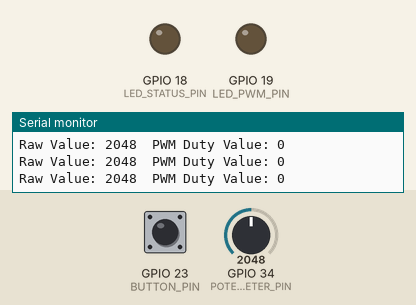
Simulated run of this sketch. Board: ESP32. Shown: output pins drawn as LEDs (lit = HIGH), the last lines printed to the serial monitor. Inputs (shaded band) come from the test bench; at power-on: GPIO 23 (BUTTON_PIN) HIGH, GPIO 34 (POTENTIOMETER_PIN) = 2048 (analog values on the 0–4095 scale).

Above: at 1.2 s.
1.3 s: GPIO 23 (BUTTON_PIN) pulled LOW for 0.15 s
At 1.38 s:
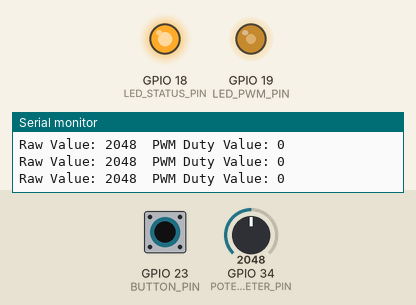
2.9 s: GPIO 23 (BUTTON_PIN) pulled LOW for 3.2 s
At 6.6 s:
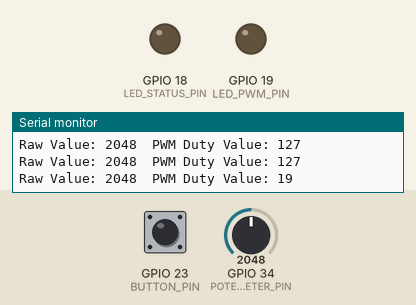
Timing chart, 0 to 8.1 s (numbered marks = the images above; inputs shaded):
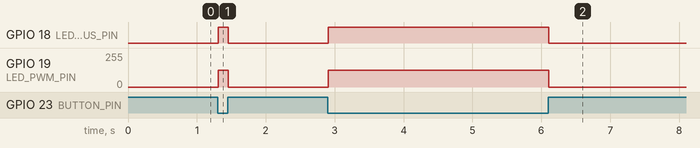

Measured:
- after the input at 1.3 s, GPIO 18 (LED_STATUS_PIN): LOW → HIGH at once, → LOW 0.14 s later; GPIO 19 (LED_PWM_PIN): 0/255 → 127/255 at once, → 0/255 0.14 s later
- after the input at 2.9 s, GPIO 18 (LED_STATUS_PIN): LOW → HIGH at once, → LOW 3.2 s later; GPIO 19 (LED_PWM_PIN): 0/255 → 127/255 at once, → 0/255 3.2 s later

The sketch:

ESP32_Workstation_Light.ino
```cpp
#include "led.h"

// Setup Program Function
void setup() {
  Serial.begin(115200);

  pinLedConfig();

  Serial.println("PWM Configuration Successful!");
}


// Iteration Codes Function
void loop() {
  // Polling-type function calls
  inputRead();
  inputProcess();
  outputUpdate();
  delay(20);
}
```

led.cpp
```cpp
#include "led.h"


// Initialized Variables
static bool buttonPressed = false;
static uint16_t rawInput = 0;
static uint8_t appliedDuty = 0;


void pinLedConfig(void) {
  // GPIO Configurations
  pinMode(BUTTON_PIN, INPUT_PULLUP);
  pinMode(LED_STATUS_PIN, OUTPUT);
  pinMode(LED_PWM_PIN, OUTPUT);

  // ADC Configuration
  analogReadResolution(12);
  analogSetPinAttenuation(POTENTIOMETER_PIN, ADC_11db);

  // PWM Configuration (Keeps looping until PWM pin is successfully configured)
  while(!ledcAttach(LED_PWM_PIN, 5000, 8)) {
    delay(100);
  }
  ledcWrite(LED_PWM_PIN, 0);
}


void inputRead(void) {
  buttonPressed = !digitalRead(BUTTON_PIN);
  rawInput = analogRead(POTENTIOMETER_PIN);
}


static uint8_t scaleToDuty(uint16_t raw) {
  raw = map(rawInput, 0, 4095, 0, 255);
  return constrain(raw, 0L, 255L);
}

void inputProcess(void) {
  // Calibrate rawInput Value Boundaries
  uint8_t requestedDuty = scaleToDuty(rawInput);

  // Update appliedDuty with either the Calibrated or 0 value
  appliedDuty = (buttonPressed) ? requestedDuty : 0;
}


static void avgFormula(void) {
  static uint16_t avgRaw = 0;
  static uint16_t avgDuty = 0;
  static uint8_t iteration = 1;
  avgRaw += rawInput;
  avgDuty += appliedDuty;
  iteration++;

  // Print once the summation terms achieve 20 terms
  if(iteration > 20) {
    Serial.println("Raw Value: "+ String(avgRaw / 20) + "\tPWM Duty Value: " + String(avgDuty / 20));

    // Reset avg and iteration
    avgRaw = avgDuty = 0;
    iteration = 1;
  }
}

void outputUpdate(void) {
  // Update Pin 18's State
  digitalWrite(LED_STATUS_PIN, buttonPressed ? HIGH : LOW);

  // Change Pin 19's PWM Duty Value
  ledcWrite(LED_PWM_PIN, appliedDuty);

  avgFormula();
}
```

led.h
```cpp
#ifndef LED_H
#define LED_H

#include <stdbool.h>
#include <stdint.h>
#include <Arduino.h>

// Pin Names Macros
#define BUTTON_PIN 23
#define POTENTIOMETER_PIN 34
#define LED_STATUS_PIN 18
#define LED_PWM_PIN 19

// Function Declarations
void pinLedConfig(void); // Config the macro pins
void inputRead(void); // Read button & potentiometer pins

/*
Private function, used to calibrate the rawInput from inputProcess function
static uint8_t scaleToDuty(uint16_t raw);
*/

void inputProcess(void); // Process raw Analog input from potentiometer (ADC)

/*
Private function, used to average the the Raw Analog & Calibrated Duty Value by 20, and is called from outputUpdate function
static oid avgFormula(void);
*/

void outputUpdate(void); // Updates the LED status and PWM pin


#endif
```
